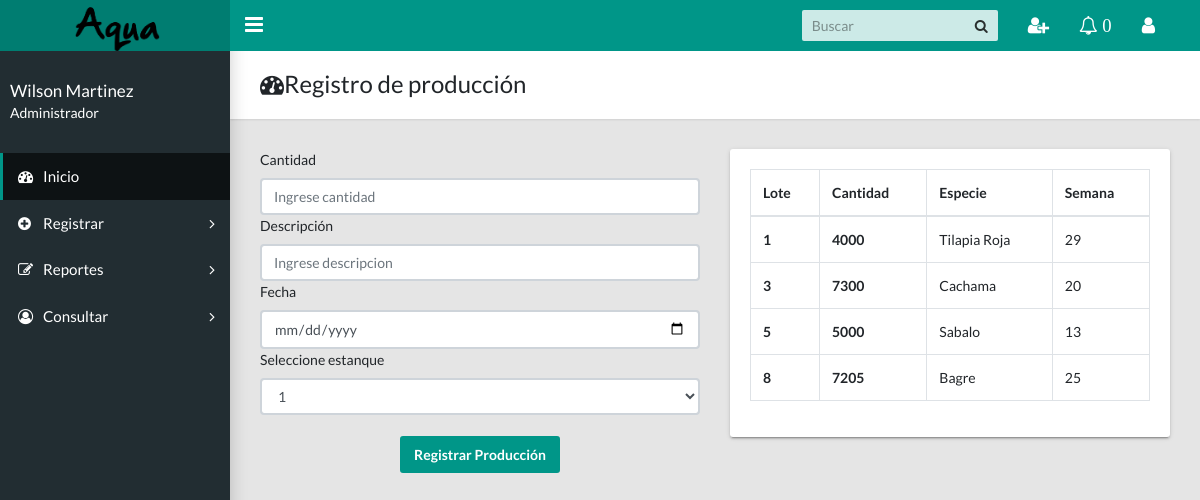
The app's page /docs/administrador/produccion.php (signed in) with its own data.
### tables this page shows
CREATE TABLE `lote` (
  `id_lote` int(11) NOT NULL,
  `cantidad` int(10) DEFAULT NULL,
  `fecha_ingreso` date DEFAULT NULL,
  `fecha_salida` date DEFAULT NULL,
  `fk_estanque` int(10) DEFAULT NULL,
  `fk_tipo_especie` int(10) DEFAULT NULL,
  `estado_lote` tinyint(1) DEFAULT NULL
);

### docs/administrador/produccion.php (the view, shortened to what this page needs)
<!DOCTYPE html>
<html lang="en">
    <head>
        <link href="../css/main.css" rel="stylesheet" type="text/css">
        <link href="https://maxcdn.bootstrapcdn.com/font-awesome/4.7.0/css/font-awesome.min.css" rel="stylesheet" type="text/css">
        <?php
            include 'php/conect.php';
        ?>
    </head>
<body class="app sidebar-mini rtl">
         <header class="app-header">
        <a class="app-header__logo" href="principal.php">
          <img src="../img/logo2.png" width="90">
      </a>
      <a aria-label="Hide Sidebar" class="app-sidebar__toggle" data-toggle="sidebar" href="#">
      </a>
      <ul class="app-nav">
        <li class="app-search">
            <input class="app-search__input" placeholder="Buscar" type="search">
            <button class="app-search__button">
                <i class="fa fa-search">
                </i>
            </button>
        </li>
        <li class="dropdown">
            <a aria-label="Show notifications" class="app-nav__item" data-toggle="dropdown" href="#">
                <i class="fa fa-user-plus fa-lg">
                </i>
            </a>
          </li>
      </ul>
  <li class="dropdown">
    <a aria-label="Show notifications" class="app-nav__item" data-toggle="dropdown" href="#">
        <i class="fa fa-bell-o fa-lg">
  <?php
            try{
                $nu=0;
                $sql="SELECT * FROM actividad";
                $resul=$base->prepare($sql);
                $resul->execute(array());
                $fila=$resul->rowCount();
                ?>
                <span>  <?php
                if($fila>0){
                 echo "$nu" ?>  </span>
                 <?php
             }
         }
         catch(Exception $e){
            die('Error: '.$e->getMessage());
        }
        ?>
    </i>
</a>
</li>
<li class="dropdown">
    <a aria-label="Open Profile Menu" class="app-nav__item" data-toggle="dropdown" href="#">
        <i class="fa fa-user fa-lg">
        </i>
    </a>
          <?php
          if(isset($_SESSION['usuario']))
          {
              ?>
</li>
</header>
<aside class="app-sidebar">
    <div class="app-sidebar__user">
        <div>
            <p class="app-sidebar__user-name">
                <?php echo ' '.$_SESSION['nombre']. ' ' ; ?>
            </p>
            <p class="app-sidebar__user-designation">
                <?php echo ' '.$_SESSION['nombre_rol']. ' ' ; ?>
            </p>
            <?php
        }
        else{
          ?>
          <script language='javascript'>window.location="salir.php"</script>
          <?php
      }
      ?>
  </div>
</div>
<ul class="app-menu">
 <li><a class="app-menu__item active" href="principal.php"><i class="app-menu__icon fa fa-dashboard"></i><span class="app-menu__label">Inicio</span></a></li>
 <li class="treeview">
    <a class="app-menu__item" data-toggle="treeview" href="#">
        <i class="app-menu__icon fa fa-plus-circle">
        </i>
        <span class="app-menu__label">
            Registrar
        </span>
        <i class="treeview-indicator fa fa-angle-right">
        </i>
    </a>
</li>
<li class="treeview">
    <a class="app-menu__item" data-toggle="treeview" href="#">
        <i class="app-menu__icon fa fa-edit">
        </i>
        <span class="app-menu__label">
            Reportes
        </span>
        <i class="treeview-indicator fa fa-angle-right">
        </i>
    </a>
</li>
<li class="treeview">
    <a class="app-menu__item" data-toggle="treeview" href="#">
        <i class="app-menu__icon fa fa-user-circle-o">
        </i>
        <span class="app-menu__label">
            Consultar
        </span>
        <i class="treeview-indicator fa fa-angle-right">
        </i>
    </a>
</li>
</ul>
</aside>
<main class="app-content">
  <div class="app-title">
    <h1><i class="fa fa-dashboard"></i>Registro de producción</h1>
</div>
<div class="row">
    <div class="col-md-6">
      <form action="php/R_produccion.php?cod" method="POST">
        <div>
          <label for="exampleInputPassword1">Cantidad</label>
          <td><input type="number" name="cantidad" placeholder="Ingrese cantidad"  class="form-control" required></td>
      </div>
      <div>
          <label for="exampleInputPassword1">Descripción</label>
          <td><input type="text" name="descripcion" placeholder="Ingrese descripcion"  class="form-control" required></td>
      </div>
      <div>
          <label for="exampleInputPassword1">Fecha</label>
          <input type="Date" name="fecha" placeholder="Ingrese fecha"  class="form-control" required>
      </div>
      <div>
          <label for="">Seleccione estanque</label>
          <select  name="estanque" id="estanque"  class="form-control" required>
            <?php
            try
            {
                $query="SELECT estanque FROM calcular_alimentacion_semana_actual ";
                $data=$base->prepare($query);
                $data->execute();
                while( $row=$data->fetch(PDO::FETCH_ASSOC)){
                    echo"<option value=".$row["estanque"].">".$row["estanque"]." </option>";
                }
            }
            catch(exception $e)
            {
                die('error ->'.$e->getMessage());
            }
            ?>
        </select>
    </div>
<div>
    <br>
    <center><input class="btn btn-primary" type="submit" name="btn1" value="Registrar Producción" ></center>
</div>
</form>
</div>
<div class="col-md-6">
  <div class="tile">
    <div class="tile-body">
      <table class="table table-hover table-bordered " id="sampleTable">
        <thead>
          <tr>
            <th>Lote </th>
            <th>Cantidad</th>
            <th>Especie</th>
            <th>Semana</th>
        </tr>
    </thead>
    <tbody>
      <?php
      try{
        $sql="SELECT id_lote ,nombre_especie,semana,cantidad,fecha_actual from calcular_alimentacion_semana_actual group by  id_lote ";
        $resul=$base->prepare($sql);
        $resul->execute(array());
        while($consulta=$resul->fetch(PDO::FETCH_ASSOC)){
          ?>
          <tr>
            <th><?php echo$consulta['id_lote'];?></th>
            <th><?php echo$consulta['cantidad'];?></th>
            <td><?php echo$consulta['nombre_especie'];?></td>
            <td><?php echo$consulta['semana'];?></td>
        </tr>
        <?php
    }
}
catch(Exception $e){
 die('Error:' .$e->getMessage());
}
?>
</tbody>
</table>
</div>
</div>
</div>
</div>
</main>
</body>
</html>

### records on screen
lote: id_lote "1", cantidad "4000", nombre_especie "Tilapia Roja", semana "29"
lote: id_lote "3", cantidad "7300", nombre_especie "Cachama", semana "20"
lote: id_lote "5", cantidad "5000", nombre_especie "Sabalo", semana "13"
lote: id_lote "8", cantidad "7205", nombre_especie "Bagre", semana "25"

### other values on screen
$nu "0"
$_SESSION['nombre'] "Wilson Martinez"
$_SESSION['nombre_rol'] "Administrador"
form field estanque "1"
